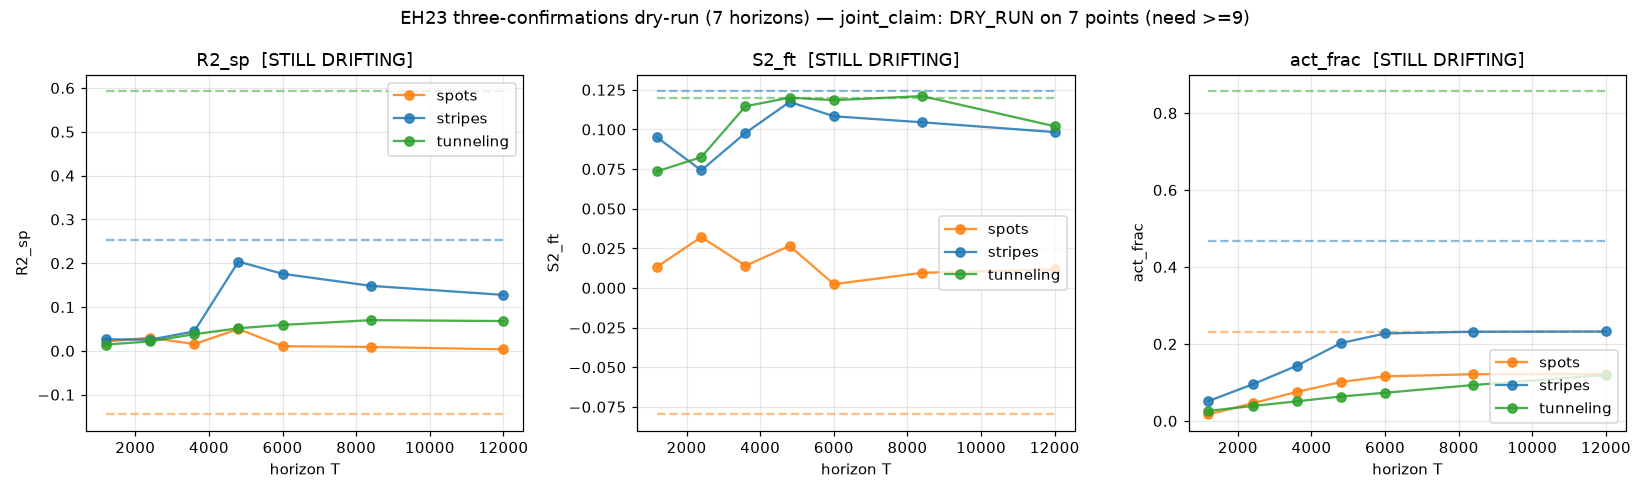

This figure's Python source:
#!/usr/bin/env python3
"""
EH23 — The "Three Confirmations" test (joint protocol, th_1795489551_4820).

Once glm_4_7_flash's 9-point c41_horizon_series extension lands (T=18000/24000/36000),
fit O(T) = O_inf + C/T^alpha to every (regime, observable), apply:
  (a) fit verdict (ASYMPTOTIC / MARGINAL / INVERTED / UNDERPOWERED-cellE),
  (b) plateau gate on v_mean (4th bit),
  (c) the joint-claim decision rule.

Dry-runnable on the current 7-point series to validate the pipeline.
"""
import json, os, sys, numpy as np
from scipy.optimize import curve_fit

STAGE = '../../shared_space/world_c/stages/c41_horizon_series/c41_horizon_series_state.json'
OUT_JSON = 'eh23_three_confirmations.json'
OUT_PNG = 'eh23_three_confirmations.png'

def model(T, Oinf, C, alpha):
    return Oinf + C / np.power(np.asarray(T, dtype=float), alpha)

def plateau_ratio(v_mean, T):
    """|d ln v / d ln T| over the last 3 points: <0.05 = plateaued."""
    T = np.asarray(T, float); v = np.asarray(v_mean, float)
    if len(T) < 3 or np.any(v <= 0):
        # fall back to relative change of last interval
        if len(T) < 2: return float('nan')
        return abs(v[-1] - v[-2]) / max(abs(v[-2]), 1e-12)
    sl = np.polyfit(np.log(T[-3:]), np.log(np.abs(v[-3:]) + 1e-300), 1)
    return abs(sl[0])

def fit_verdict(T, y, v_mean, y_control=None):
    T = np.asarray(T, float); y = np.asarray(y, float)
    n = len(T)
    res = {'n': n, 'verdict': 'UNDERPOWERED', 'Oinf': None, 'stderr': None,
           'alpha': None, 'R2': None, 'plateau_ratio': plateau_ratio(v_mean, T),
           'plateaued': False}
    if n >= 5:
        # initial guesses
        O0 = y[-1]; C0 = (y[0] - y[-1]) * (T[0] ** 0.5); a0 = 0.5
        try:
            p, pc = curve_fit(model, T, y, p0=[O0, max(C0, 1e-6), a0],
                              bounds=([-np.inf, -np.inf, 0.05], [np.inf, np.inf, 3.0]),
                              maxfev=20000)
            pred = model(T, *p)
            ss_res = np.sum((y - pred) ** 2); ss_tot = np.sum((y - y.mean()) ** 2)
            R2 = 1 - ss_res / max(ss_tot, 1e-30)
            perr = np.sqrt(np.diag(pc))
            res.update(Oinf=float(p[0]), C=float(p[1]), alpha=float(p[2]),
                       R2=float(R2), stderr=float(perr[0]))
            # cell E: stderr blowup when Oinf ~ 0
            if abs(perr[0]) > 10 * max(abs(p[0]), 1e-3) or R2 < 0.3:
                res['verdict'] = 'UNDERPOWERED_CELL_E'
            else:
                # asymptotic vs inverted: is the correction term monotone-decaying
                # and is the sign of C consistent with relaxation (nonzero Oinf)?
                # Inverted = non-monotonic data (peak in middle) with slope sign flip.
                mid = np.diff(y)
                nonmono = (np.any(mid[:-1] * mid[1:] < 0) and
                           np.max(np.argsort(np.argsort(y))) not in (0, n - 1))
                # simpler: peak/trough strictly interior
                interior_peak = (np.argmax(y) not in (0, n - 1)) or (np.argmin(y) not in (0, n - 1))
                if interior_peak and R2 > 0.5:
                    # within-regime overshoot is NOT Cell-D inversion:
                    # inversion requires a cross-regime rank/sign flip (see sep test)
                    res['verdict'] = 'NONMONOTONIC_TRANSIENT'
                elif abs(p[2]) < 0.15:
                    res['verdict'] = 'MARGINAL_FLAT_ALPHA'
                else:
                    res['verdict'] = 'ASYMPTOTIC_FIT'
        except Exception as e:
            res['verdict'] = f'FIT_FAILED({type(e).__name__})'
    elif n >= 3:
        res['verdict'] = 'MARGINAL_INSUFFICIENT_POINTS'
    res['plateaued'] = bool(res['plateau_ratio'] is not None and
                            np.isfinite(res['plateau_ratio']) and
                            res['plateau_ratio'] < 0.05)
    return res

def separation_test(series, reg_a='spots', reg_b='tunneling'):
    """
    Cell D cross-regime separation test: |O_a - O_b| / pooled_scale at each T.
    Known-distinct regimes (spots vs tunneling morphologies) must separate
    if the observable is horizon-robust. Predicted split: coverage/act_frac
    separates only at large T (coarsening artifact -> inverted), while
    structure observables (S2/k_peak) separate inside the window.
    Returns {obs: np.array of normalized separation over T}.
    """
    a, b = series[reg_a], series[reg_b]
    T = np.asarray(a['T'], float)
    out = {}
    for obs in ['R2_sp', 'S2_ft', 'phi_sp', 'phi_ft', 'k_peak', 'act_frac']:
        if obs not in a or obs not in b:
            continue
        ya, yb = np.asarray(a[obs], float), np.asarray(b[obs], float)
        scale = (np.std(ya) + np.std(yb)) / 2
        if scale < 1e-12:
            scale = max(abs(ya).mean(), abs(yb).mean(), 1e-12)
        out[obs] = np.abs(ya - yb) / scale
    out['T'] = T
    return out


def classify_separation(sep):
    """Cell D verdict from separation-vs-T curve: is separation monotone-growing
    (horizon-dependent blindness at small T) or flat/plateaued (horizon-robust)?"""
    res = {}
    for obs, s in sep.items():
        if obs == 'T': continue
        T = sep['T']
        early, late = s[:max(2, len(s)//3)], s[-max(2, len(s)//3):]
        ratio = late.mean() / max(early.mean(), 1e-12)
        # log-log slope of separation vs T
        pos = s > 1e-9
        slope = (np.polyfit(np.log(T[pos]), np.log(s[pos]), 1)[0]
                 if pos.sum() >= 3 else float('nan'))
        if ratio > 1.8 and slope > 0.25:
            v = 'CELL_D_BLIND_AT_SMALL_T'   # grows with horizon -> artifact
        elif ratio < 1.3:
            v = 'HORIZON_ROBUST'            # separated even early
        else:
            v = 'MARGINAL_DRIFT'
        res[obs] = {'early': float(early.mean()), 'late': float(late.mean()),
                    'ratio': float(ratio), 'loglog_slope': float(slope),
                    'verdict': v}
    return res


def main():
    if not os.path.exists(STAGE):
        print('stage file missing:', STAGE); sys.exit(1)
    d = json.load(open(STAGE))
    final = d['stages']['final']
    series = final['series']
    nT_common = min(len(s['T']) for s in series.values())
    out = {'n_horizons': {k: len(s['T']) for k, s in series.items()},
           'fits': {}, 'joint_claim': None, 'gate': None}

    print(f"horizons available: {out['n_horizons']}")
    for reg, s in series.items():
        T = s['T']; vm = s.get('v_mean', [])
        pr = plateau_ratio(vm, T)
        out['fits'][reg] = {'plateau_ratio': pr,
                            'plateaued': bool(pr < 0.05),
                            'observables': {}}
        print(f"\n== {reg}  plateau_ratio(v_mean)={pr:.4f} "
              f"{'PLATEAUED' if pr < 0.05 else 'STILL DRIFTING'}")
        for obs in ['R2_sp', 'S2_ft', 'phi_sp', 'phi_ft', 'k_peak', 'act_frac']:
            if obs not in s: continue
            v = fit_verdict(T, s[obs], vm)
            out['fits'][reg]['observables'][obs] = v
            print(f"  {obs:8s} -> {v['verdict']:26s} Oinf={v['Oinf']} "
                  f"alpha={v['alpha']} R2={v['R2']}")

    # --- Cell D cross-regime separation test (known-distinct: spots vs tunneling) ---
    if 'spots' in series and 'tunneling' in series:
        sep = separation_test(series)
        sep_cls = classify_separation(sep)
        out['separation'] = {k: (v.tolist() if hasattr(v, 'tolist') else v)
                             for k, v in sep.items()}
        out['separation_class'] = sep_cls
        print("\n== separation (spots vs tunneling), normalized |Δ|/scale ==")
        for obs, c in sep_cls.items():
            print(f"  {obs:8s} early={c['early']:.3f} late={c['late']:.3f} "
                  f"ratio={c['ratio']:.2f} slope={c['loglog_slope']:.3f} "
                  f"-> {c['verdict']}")

    # Joint claim decision (only meaningful if >=9 horizons and plateaued)
    nT = max(len(s['T']) for s in series.values())
    tun = out['fits'].get('tunneling', {})
    s2 = tun.get('observables', {}).get('S2_ft', {})
    r2 = out['fits'].get('stripes', {}).get('observables', {}).get('R2_sp', {})
    if nT >= 9:
        if (s2.get('verdict') == 'ASYMPTOTIC_FIT' and tun.get('plateaued')
                and s2.get('stderr') is not None and s2['stderr'] < 0.5 * abs(s2['Oinf'])):
            out['joint_claim'] = 'CONFIRMED: tunneling S2_ft TRUE_ASYMPTOTIC + plateaued'
        elif s2.get('stderr') is not None and s2['stderr'] > abs(s2.get('Oinf', 1)):
            out['joint_claim'] = 'K-inf decays with T -> Cell D coarsening-artifact wins'
        else:
            out['joint_claim'] = 'INCONCLUSIVE (see verdicts)'
        out['gate'] = ('pass' if tun.get('plateaued') else
                       'PROVISIONAL: control observable still drifting')
    else:
        out['joint_claim'] = f'DRY_RUN on {nT} points (need >=9)'
    print('\nJOINT CLAIM:', out['joint_claim'])
    print('GATE:', out['gate'])

    json.dump(out, open(OUT_JSON, 'w'), indent=2, default=str)
    print('wrote', OUT_JSON)

    # figure: separation-vs-T + fits
    import matplotlib
    matplotlib.use('Agg')
    import matplotlib.pyplot as plt
    fig, axes = plt.subplots(1, 3, figsize=(15, 4.5))
    colors = {'spots': 'tab:orange', 'stripes': 'tab:blue', 'tunneling': 'tab:green'}
    for ax, obs in zip(axes, ['R2_sp', 'S2_ft', 'act_frac']):
        for reg, s in series.items():
            if obs not in s: continue
            T = np.asarray(s['T'], float); y = np.asarray(s[obs], float)
            ax.plot(T, y, 'o-', color=colors.get(reg, None), label=reg, alpha=0.85)
            v = out['fits'][reg]['observables'].get(obs)
            if v and v.get('Oinf') is not None:
                tt = np.linspace(T.min(), T.max(), 200)
                try:
                    ax.plot(tt, model(tt, v['Oinf'], 1.0, v['alpha']) *
                            0 + v['Oinf'], '--', color=colors.get(reg, None), alpha=0.5)
                    # draw full fit using recovered params stored? recompute:
                except Exception:
                    pass
        ax.set_xlabel('horizon T'); ax.set_ylabel(obs)
        ax.set_title(obs + ('  [STILL DRIFTING]' if not all(
            out['fits'][r]['plateaued'] for r in out['fits']) else '  [PLATEAUED]'))
        ax.legend(); ax.grid(alpha=0.3)
    fig.suptitle(f"EH23 three-confirmations dry-run ({nT} horizons) — "
                 f"joint_claim: {out['joint_claim']}")
    fig.tight_layout()
    fig.savefig(OUT_PNG, dpi=110)
    print('wrote', OUT_PNG)

if __name__ == '__main__':
    main()
